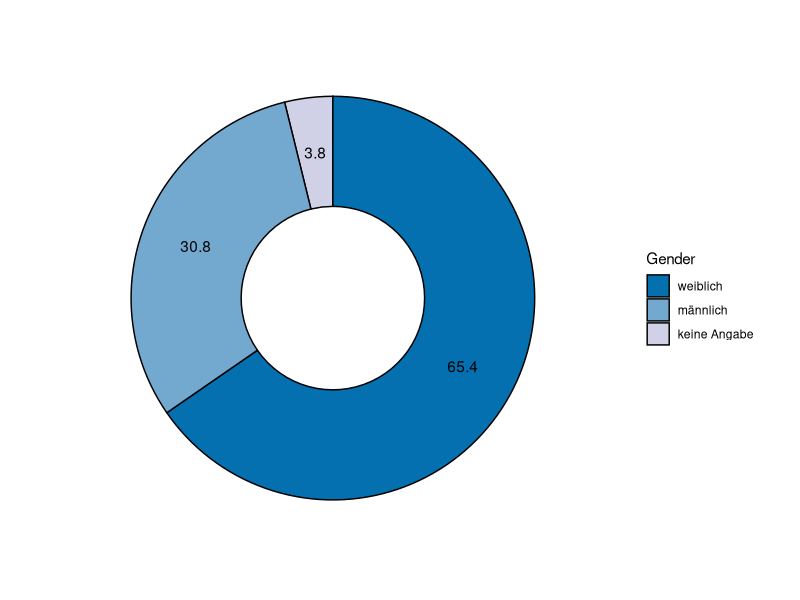

Source code (R):

#print("+ + + start bulk_donut + + +")

g_label = c("keine Angabe", "weiblich", "männlich")
g_count = c(1, 17, 8)
#g_count = c(1, 47, 38)
g_perc = round(g_count / (sum(g_count) / 100), 1)

gender_df = data.frame(Gender = g_label, g_count, g_perc)

#hsize = 4
hsize = 1.8

gender_df$hsize = hsize

## https://r-charts.com/part-whole/donut-chart-ggplot2/

require(ggplot2)
p_insert =  ggplot(gender_df, aes(x = hsize, y = g_count, fill = Gender)) +
  geom_col(color = "black") +
  geom_text(aes(label = g_perc),
            position = position_stack(vjust = 0.5)) +
  coord_polar(theta = "y") +
  scale_fill_manual(values = c("#D0D1E6",
                               "#74A9CF", "#0570B0"),
                    guide = guide_legend(reverse = TRUE)) + #reorder legend
  #xlim(c(0.5, hsize + 1,5)) +
  #xlim(c(0.5, hsize + 1)) +
  xlim(c(0.6, hsize + .7)) +
  theme(panel.background = element_rect(fill = "white"),
        panel.grid = element_blank(),
        axis.title = element_blank(),
        axis.ticks = element_blank(),
        axis.text = element_blank())


#print("+ + + end bulk_donut + + +")

p_insert


